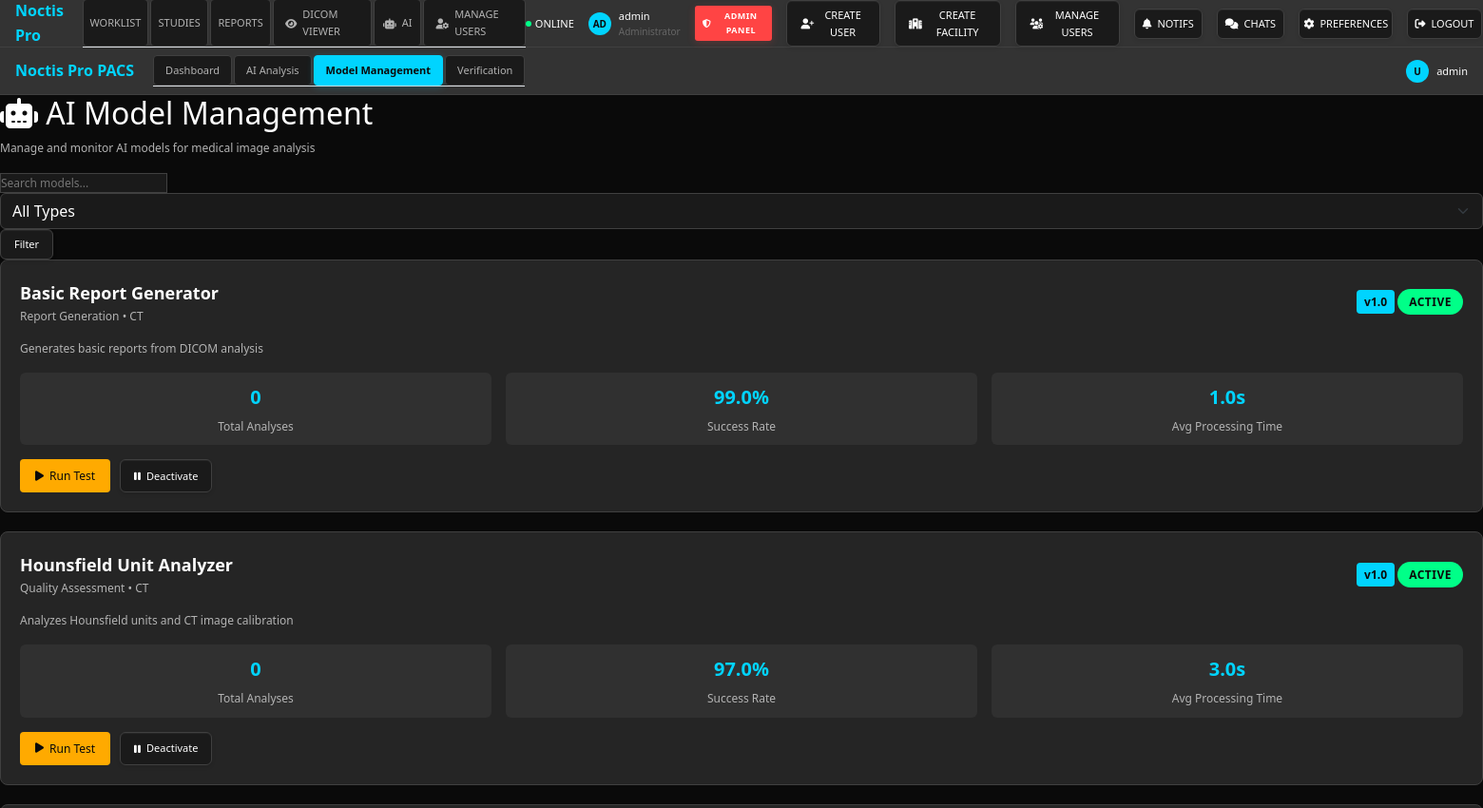
The app's page /ai/models/ (signed in), older data.
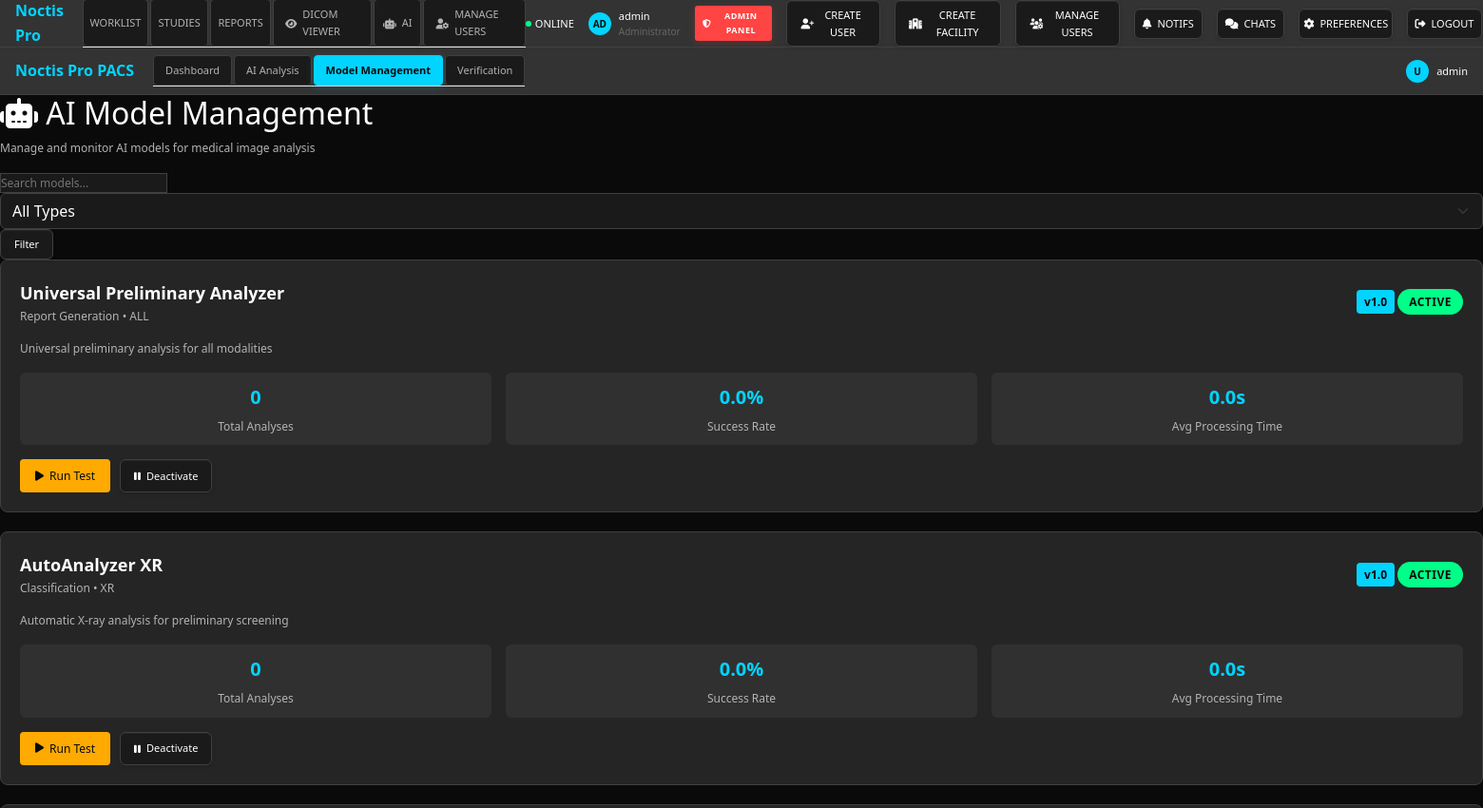
The same page, newer data.
### ai_analysis/models.py (models this page shows, shortened)
class AIModel(models.Model):
    MODEL_TYPES = [
        ('classification', 'Classification'),
        ('detection', 'Object Detection'),
        ('segmentation', 'Segmentation'),
        ('reconstruction', 'Reconstruction'),
        ('report_generation', 'Report Generation'),
        ('quality_assessment', 'Quality Assessment'),
    ]
    name = models.CharField(max_length=100)
    version = models.CharField(max_length=20)
    model_type = models.CharField(max_length=30, choices=MODEL_TYPES)
    modality = models.CharField(max_length=10)  # CT, MR, XR, etc.
    body_part = models.CharField(max_length=100, blank=True)
    description = models.TextField()
    training_data_info = models.TextField(blank=True)
    accuracy_metrics = models.JSONField(default=dict, blank=True)
    model_file_path = models.CharField(max_length=500)
    config_file_path = models.CharField(max_length=500, blank=True)
    preprocessing_config = models.JSONField(default=dict, blank=True)
    is_active = models.BooleanField(default=True)
    is_trained = models.BooleanField(default=False)
    last_trained = models.DateTimeField(null=True, blank=True)
    total_analyses = models.IntegerField(default=0)
    avg_processing_time = models.FloatField(default=0)  # in seconds
    success_rate = models.FloatField(default=0)  # percentage
    created_by = models.ForeignKey(User, on_delete=models.SET_NULL, null=True)
    created_at = models.DateTimeField(auto_now_add=True)
    updated_at = models.DateTimeField(auto_now=True)

### ai_analysis/views.py (the view)
# urls.py: path('models/', views.model_management, name='model_management'),
@login_required
@user_passes_test(lambda u: u.is_admin())
def model_management(request):
    models = AIModel.objects.all().order_by('-created_at')
    search_query = request.GET.get('search', '')
    if search_query:
        models = models.filter(
            Q(name__icontains=search_query) |
            Q(description__icontains=search_query) |
            Q(modality__icontains=search_query)
        )
    model_type_filter = request.GET.get('model_type', '')
    if model_type_filter:
        models = models.filter(model_type=model_type_filter)
    paginator = Paginator(models, 20)
    page_number = request.GET.get('page')
    models_page = paginator.get_page(page_number)
    context = {
        'models': models_page,
        'search_query': search_query,
        'model_type_filter': model_type_filter,
        'model_types': AIModel.MODEL_TYPES,
    }
    return render(request, 'ai_analysis/model_management.html', context)

### accounts/models.py (called while the page is built)
    def is_admin(self):
        if getattr(self, 'is_superuser', False) or getattr(self, 'is_staff', False):
            return True
        return self.role == 'admin'

    def can_edit_reports(self):
        return self.role in ['admin', 'radiologist']

    def can_manage_users(self):
        if getattr(self, 'is_superuser', False) or getattr(self, 'is_staff', False):
            return True
        return self.role == 'admin'

### worklist/templatetags/dicts.py (called while the page is built, shortened)
@register.simple_tag(takes_context=True)
def user_caps(context):
    user = context.get('user')
    caps = {
        'ai_visible': hasattr(user, 'is_admin') and user.is_admin() or hasattr(user, 'is_radiologist') and user.is_radiologist(),
        'manage_settings': hasattr(user, 'is_admin') and user.is_admin(),
        'can_upload': True,  # All authenticated users can upload
        'can_edit_reports': hasattr(user, 'can_edit_reports') and user.can_edit_reports(),
        'can_manage_users': hasattr(user, 'can_manage_users') and user.can_manage_users(),
    }
    return caps

### templates/ai_analysis/model_management.html (shortened to what the changed rows need)
{% extends 'base.html' %}
{% block content %}
<div class="dashboard-container">
    <div class="main-content">
        <div class="content-header">
            <h2><i class="fas fa-robot"></i> AI Model Management</h2>
        </div>
        <div class="models-list">
            {% for model in models %}
            <div class="model-card">
                <div class="model-header">
                    <div>
                        <div class="model-name">{{ model.name }}</div>
                        <div class="text-secondary">{{ model.get_model_type_display }} • {{ model.modality }}</div>
                    </div>
                    <div>
                        <span class="model-version">v{{ model.version }}</span>
                        <span class="status-badge {% if model.is_active %}status-active{% else %}status-inactive{% endif %}">
                            {% if model.is_active %}Active{% else %}Inactive{% endif %}
                        </span>
                    </div>
                </div>
                <div class="model-description">
                    <p class="text-secondary">{{ model.description }}</p>
                </div>
                <div class="model-stats">
                    <div class="stat-item">
                        <div class="stat-value">{{ model.total_analyses }}</div>
                        <div class="stat-label">Total Analyses</div>
                    </div>
                    <div class="stat-item">
                        <div class="stat-value">{{ model.success_rate|floatformat:1 }}%</div>
                        <div class="stat-label">Success Rate</div>
                    </div>
                    <div class="stat-item">
                        <div class="stat-value">{{ model.avg_processing_time|floatformat:1 }}s</div>
                        <div class="stat-label">Avg Processing Time</div>
                    </div>
                </div>
                <div class="model-actions">
                    <button class="btn-test" onclick="testModel({{ model.id }})">
                        <i class="fas fa-play"></i> Run Test
                    </button>
                    {% if model.is_active %}
                    <button class="btn-control" onclick="toggleModel({{ model.id }}, false)">
                        <i class="fas fa-pause"></i> Deactivate
                    </button>
                    {% else %}
                    <button class="btn-control primary" onclick="toggleModel({{ model.id }}, true)">
                        <i class="fas fa-play"></i> Activate
                    </button>
                    {% endif %}
                </div>
            </div>
            {% empty %}
            <div class="empty-state">
                <i class="fas fa-robot" style="font-size: 48px; color: var(--text-muted); margin-bottom: 20px;"></i>
                <h3>No AI Models Found</h3>
                <p class="text-secondary">No AI models match your current filters.</p>
            </div>
            {% endfor %}
        </div>
    </div>
</div>
{% endblock %}

Row changes from the older to the newer data that the page shows:
no longer on this page (row unchanged): AIModel: name "Basic Report Generator", model_type "Report Generation", modality "CT", version "1.0", is_active "ACTIVE", description "Generates basic reports from DICOM analysis", total_analyses "0", success_rate "99.0", avg_processing_time "1.0"
no longer on this page (row unchanged): AIModel: name "Hounsfield Unit Analyzer", model_type "Quality Assessment", modality "CT", version "1.0", is_active "ACTIVE", description "Analyzes Hounsfield units and CT image calibration", total_analyses "0", success_rate "97.0", avg_processing_time "3.0"
added AIModel: name "Universal Preliminary Analyzer", model_type "Report Generation", modality "ALL", version "1.0", is_active "ACTIVE", description "Universal preliminary analysis for all modalities", total_analyses "0", success_rate "0.0", avg_processing_time "0.0"
added AIModel: name "AutoAnalyzer XR", model_type "Classification", modality "XR", version "1.0", is_active "ACTIVE", description "Automatic X-ray analysis for preliminary screening", total_analyses "0", success_rate "0.0", avg_processing_time "0.0"
